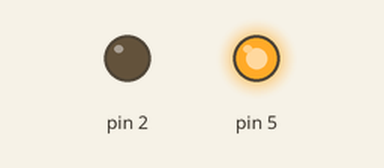
This sketch was run on a simulated Arduino Uno, built with avr-gcc and run on an emulated ATmega328P. Parts: output pins drawn as LEDs (lit = HIGH).

Above: at 4.0 s.
At 15.5 s:
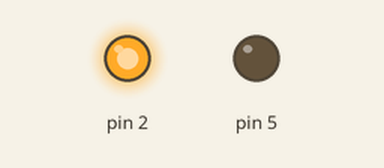
Timing chart, 0 to 29.9 s (numbered marks = the images above):
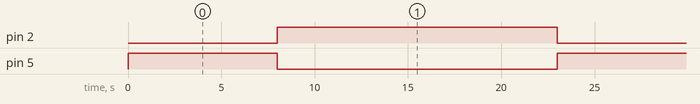

Measured:
- by itself, pin 2: alternates HIGH for 15.0 s and LOW for 8.0 s
- by itself, pin 5: alternates HIGH for 8.0 s and LOW for 15.0 s

The sketch:

CODEBANDATRANSPORTADORA.ino
```cpp
int i= 0;

void setup() {
  // put your setup code here, to run once:
  pinMode(2, OUTPUT);
  pinMode(5, OUTPUT);
}

void loop() {
  // Reinicia el ciclo de movimiento de la banda
  for (i = 1; i <= 4; i += 1){
    digitalWrite(2, LOW);
    digitalWrite(5, HIGH);
    delay(8000); //Espera por 8 segundos
    digitalWrite(2, HIGH);
    digitalWrite(5, LOW);
    delay(15000); //Espera por 15 segundos
  }
}
```
